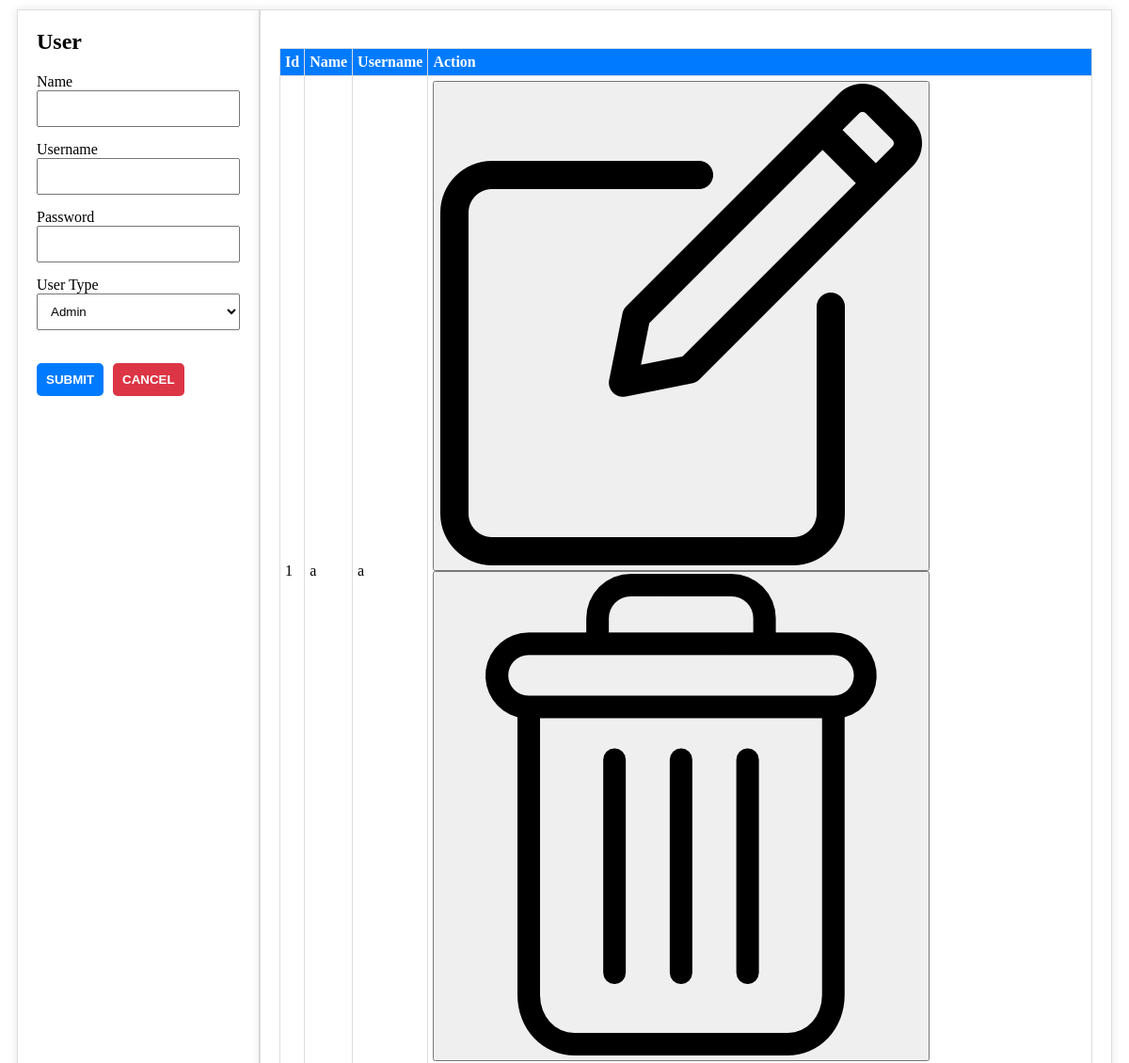
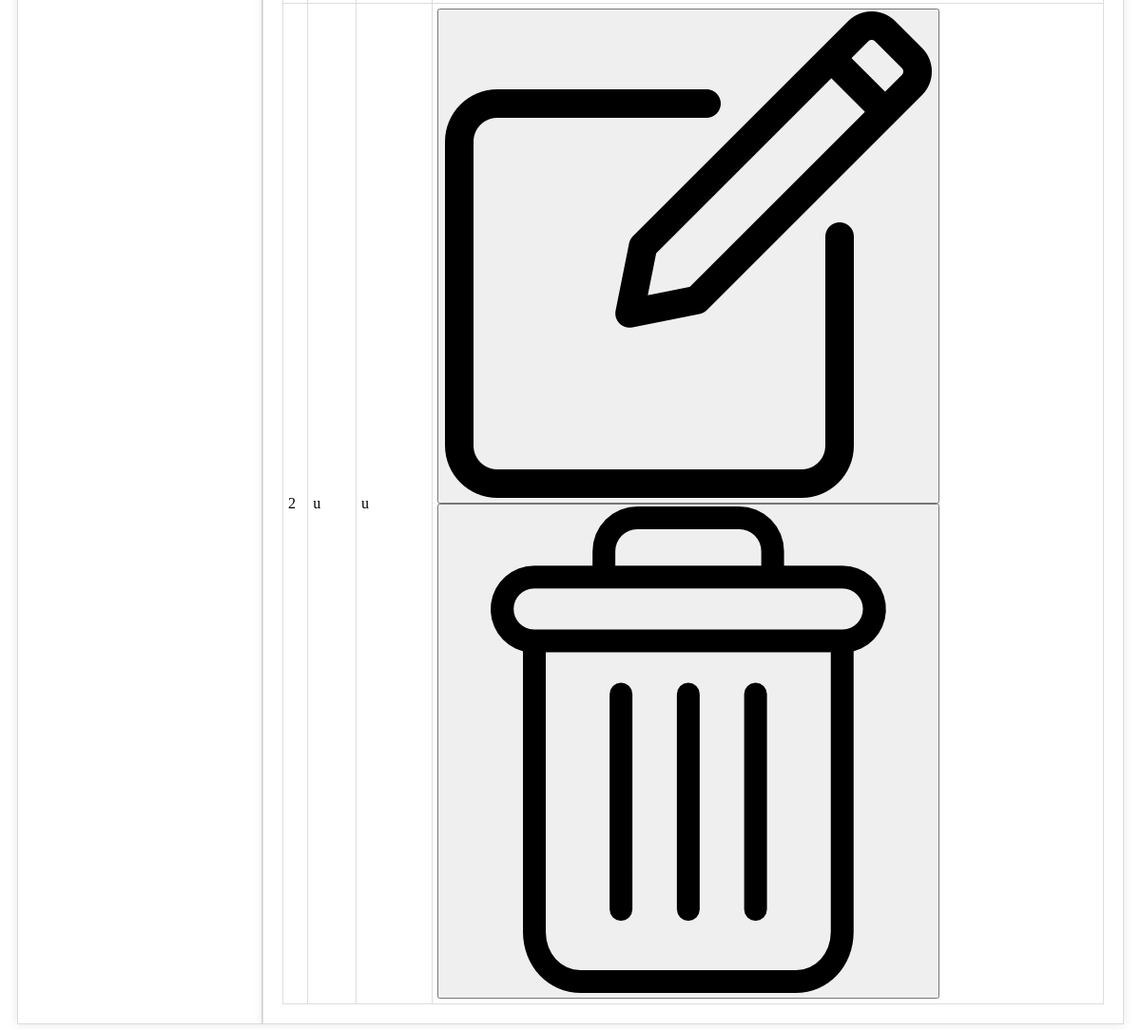
The page /users.php on the database its author committed (2 pictures, top to bottom).
### tables this page shows
CREATE TABLE `users` (
  `id` int(11) NOT NULL,
  `name` varchar(255) NOT NULL,
  `username` varchar(255) NOT NULL,
  `password` varchar(255) NOT NULL,
  `type` varchar(255) NOT NULL
);

### users.php (the view, shortened to what this page needs)
<?php include 'dbconnect.php'; ?>
<!DOCTYPE html>
<html lang="en">
<head>
	<link rel="stylesheet" href="style.css">
</head>
<body>
	<div class="depmain">
		<div class="depleft">
			<div class="depleftup">User</div>
			<form id="manage-user" method="post">
				<div class="depleftmid">
					<label for="name">Name</label>
					<input type="text" name="name" id="name" required>
					<label for="username">Username</label>
					<input type="text" name="username" id="username" required>
					<label for="password">Password</label>
					<input type="password" name="password" id="password" required>
					<label for="type">User Type</label>
					<select name="type" id="type" class="custom-select" required>
						<option value="1">Admin</option>
					</select>
				</div>
				<div class="depleftdown">
					<input type="submit" name="submit">
					<button type="submit" onclick="reset()" name="Cancel">Cancel</button>
				</div>
			</form>
		</div>
		<br>
		<div class="depright">
			<table border=1>
				<tr>
					<th>Id</th>
					<th>Name</th>
					<th>Username</th>
					<th>Action</th>
				</tr>
				<?php
				$sql = "select * from users";
				$result = mysqli_query($conn, $sql);
				$num = mysqli_num_rows($result);
				$sno = 1;
				if ($num > 0) {
					while ($row = mysqli_fetch_assoc($result)) {
						echo "<tr>";
						echo "<td>" . $sno++ .  "</td>";
						echo "<td>" . $row['name'] . "</td>";
						echo "<td>" . $row['username'] . "</td>";
				?>
						<td class="action-buttons">
							<button name="edit" data-id="<?php echo $row['id']; ?>" data-name="<?php echo $row['name'] ?>" data-user="<?php echo $row['username']; ?>" data-pass="<?php echo $row['password']; ?>" data-type="<?php echo $row['type']; ?>" id="edit_user"><img src="./icons/editing-modified.png" alt="Edit"></button>
							<form method="post" onsubmit="return confirmDelete()">
								<button type="submit" name="delete"><img src="./icons/delete-modified.png" alt="Delete"></button>
							</form>
						</td>
						</tr>
				<?php
					}
				}
				?>
			</table>
		</div>
	</div>
</body>
</html>

### style.css (style rules this page uses)
.depmain { display: flex; justify-content: space-between; margin: 10px; border-radius: 20px; }
.depleft, .depright { padding: 20px; border: 1px solid #ddd; background-color: #fff; box-shadow: 0 0 10px rgba(0, 0, 0, 0.1); }
.depleft { flex: 0.2; }
.depright { flex: 0.8; }
.depleftup { font-size: 24px; font-weight: bold; margin-bottom: 20px; }
.depleftmid, .depleftdown { margin-bottom: 20px; }
.depleftmid input, .depleftmid textarea, select { width: 100%; padding: 10px; box-sizing: border-box; margin-bottom: 15px; }
.depleftdown { display: flex; align-items: center; }
.depleftdown input[type="submit"], .depleftdown button { padding: 10px; margin-right: 10px; cursor: pointer; border: none; color: #fff; font-weight: bold; text-transform: uppercase; border-radius: 5px; background-color: transparent; }
.depleftdown input[type="submit"] { background-color: #007bff; }
.depleftdown button { background-color: #dc3545; }
table { width: 100%; border-collapse: collapse; margin-top: 20px; }
th, td { padding: 5px; border: 1px solid #ddd; text-align: left; }
th { background-color: #007bff; color: #fff; }

### users.php (style rules this page uses)
.action-buttons button, form { display: inline-block; vertical-align: middle; }

### rows shown on the page
users: name "a", username "a"
users: name "u", username "u"
